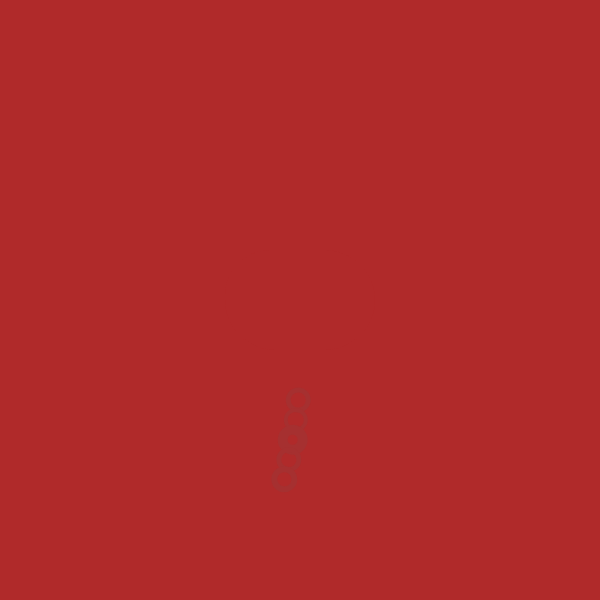
Frame 1 (no input)
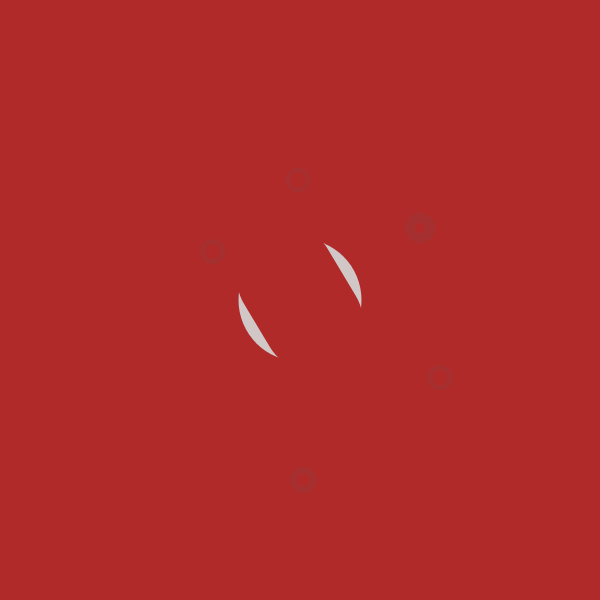
Frame 60 (no input)
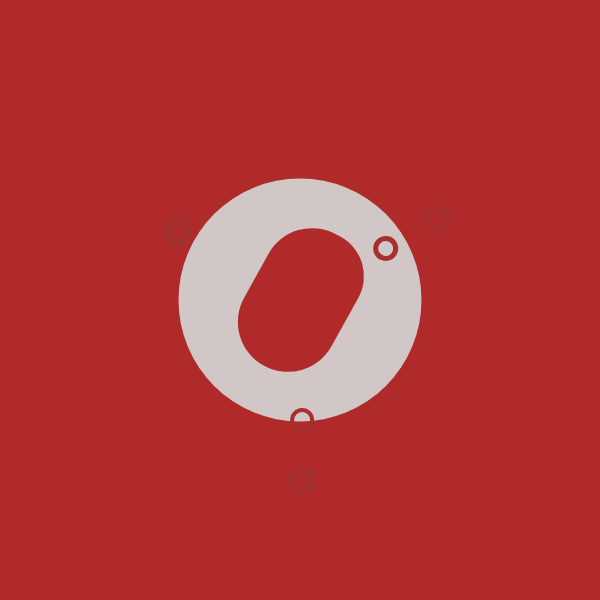
Frame 120 (the mouse pressed at the canvas centre since frame 60)

The p5.js sketch that drew these frames (run headless with seeded random() and noise() and a simulated clock; from frame 60 on, the mouse is pressed at the canvas centre):

// p5.js sketch
// ── sketch.js
let angle = 0;

function setup() {
  createCanvas(600, 600);
  background(176,42,42);
  angleMode(DEGREES);
  rectMode(CENTER);
}



let dia=5


function draw() {
  
  background(176,42,42);
   fill(209,199,199);
  noStroke();
  circle(width/2, height/2, dia);
  dia= dia+2



translate(300,300);
  rotate(angle);
  
    angle= angle+1
  noStroke();
  fill(176,42,42)
  rect(0,0,150,100,45,60,70,50);
  
noFill();
  stroke(166, 48, 48);
  strokeWeight(5);
  rotate(angle);
   circle(0,100,20);
 
  noFill();
  stroke(166, 48, 48);
  strokeWeight(4)
  rotate(angle);
  circle(0,120,20);
  
    rotate(angle);
  noFill();
  stroke(166, 48, 48)
  strokeWeight(10);
  circle(0,140,20);
  
   
    rotate(angle);
  noFill();
  stroke(166, 48, 48)
  strokeWeight(5);
  circle(0,160,20);
  
    rotate(angle);
  noFill();
  stroke(166, 48, 48)
  strokeWeight(6);
  circle(0,180,20);
}
  

 
    
    
  
  
  
  
  
  
 
